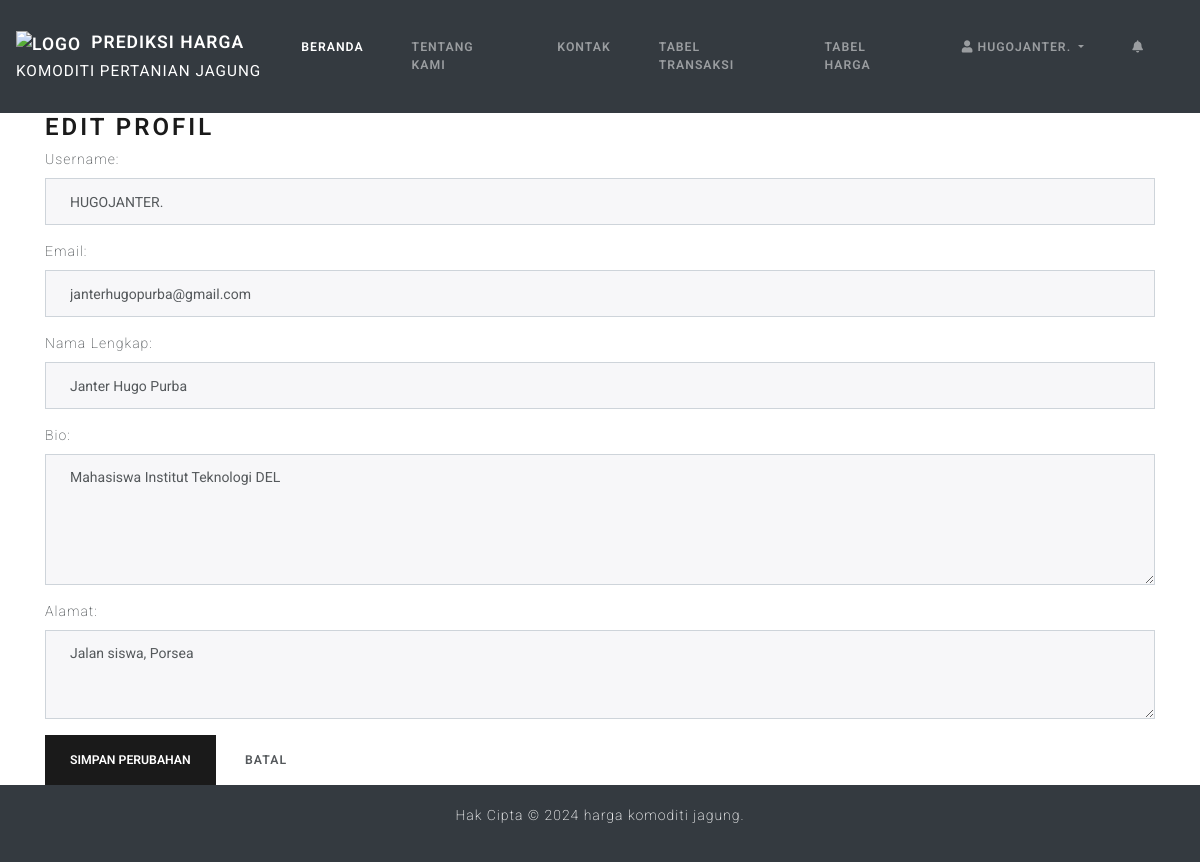
Screenshot of /edit_profil.php (signed in) with the database file from the repository.
### tables this page shows
CREATE TABLE `users` (
  `id` int(11) NOT NULL,
  `username` varchar(50) NOT NULL,
  `email` varchar(255) NOT NULL,
  `password` varchar(255) NOT NULL,
  `nama_lengkap` varchar(100) NOT NULL,
  `role` enum('admin','user') NOT NULL,
  `token` varchar(10) DEFAULT NULL,
  `alamat` varchar(100) NOT NULL,
  `bio` text NOT NULL,
  `penjual` enum('Petani','Tokke Kecil') NOT NULL
);

### edit_profil.php (the view, shortened to what this page needs)
<?php
$servername = "localhost:3308";
$username = "root";
$password = "";
$dbname = "kelompok6";
$conn = new mysqli($servername, $username, $password, $dbname);
$username = $_SESSION['username'];
$sql = "SELECT * FROM users WHERE username = ?";
$stmt = $conn->prepare($sql);
$stmt->bind_param("s", $username);
$stmt->execute();
$result = $stmt->get_result();
$user = $result->fetch_assoc();
?>
<!DOCTYPE html>
<html lang="id">
<head>
    <link href="https://stackpath.bootstrapcdn.com/bootswatch/4.5.2/lux/bootstrap.min.css" rel="stylesheet">
    <link rel="stylesheet" href="https://cdnjs.cloudflare.com/ajax/libs/font-awesome/5.15.3/css/all.min.css">
</head>
<body>
    <nav class="navbar navbar-expand-lg navbar-dark bg-dark">
        <div class="container-fluid" style="padding-right: 0; padding-left: 0;">
            <a class="navbar-brand" href="#">
                <img src="./img/logo.jpg" alt="Logo" /> Prediksi Harga<br>
                <small>Komoditi Pertanian Jagung</small>
            </a>
            <div class="collapse navbar-collapse justify-content-end" id="navbarNav">
                <ul class="navbar-nav">
                    <li class="nav-item active">
                        <a class="nav-link" href="index.php">Beranda</a>
                    </li>
                    <li class="nav-item">
                        <a class="nav-link" href="Tentang_Kami.php">Tentang Kami</a>
                    </li>
                    <li class="nav-item">
                        <a class="nav-link" href="kontak.php">Kontak</a>
                    </li>
                    <?php if(isset($_SESSION['role']) && $_SESSION['role'] === 'admin'): ?>
                        <li class="nav-item">
                            <a class="nav-link" href="transaksi.php">Tabel Transaksi</a>
                        </li>
                        <li class="nav-item">
                            <a class="nav-link" href="tabel.php">Tabel Harga</a>
                        </li>
                    <?php elseif(isset($_SESSION['role']) && $_SESSION['role'] === 'user'): ?>
                        <li class="nav-item">
                            <a class="nav-link" href="transaksi.php">Tabel Transaksi</a>
                        </li>
                        <li class="nav-item">
                            <a class="nav-link" href="tabel.php">Tabel Harga</a>
                        </li>
                    <?php endif; ?>
                    <?php if(isset($_SESSION['username'])): ?>
                        <li class="nav-item dropdown">
                            <a href="#" class="nav-link dropdown-toggle" data-toggle="dropdown">
                                <i class="fas fa-user"></i> <?php echo $_SESSION['username']; ?> <span class="caret"></span>
                            </a>
                        </li>
                        <li class="nav-item">
                            <a class="nav-link" href="#">
                                <i class="fas fa-bell"></i>
                            </a>
                        </li>
                    <?php else: ?>
                        <li class="nav-item"><a class="nav-link" href="login.php">Login</a></li>
                        <li class="nav-item"><a class="nav-link" href="register.php">Register</a></li>
                    <?php endif; ?>
                </ul>
            </div>
        </div>
    </nav>
    <div class="container">
        <div class="profile-details">
            <h3>Edit Profil</h3>
            <form method="post" action="edit_profil_process.php">
                <div class="form-group">
                    <label for="username">Username:</label>
                    <input type="username" class="form-control" id="username" name="username" value="<?php echo htmlspecialchars($user['username']); ?>" required>
                </div>
                <div class="form-group">
                    <label for="email">Email:</label>
                    <input type="email" class="form-control" id="email" name="email" value="<?php echo htmlspecialchars($user['email']); ?>" required>
                </div>
                <div class="form-group">
                    <label for="nama_lengkap">Nama Lengkap:</label>
                    <input type="text" class="form-control" id="nama_lengkap" name="nama_lengkap" value="<?php echo htmlspecialchars($user['nama_lengkap']); ?>" required>
                </div>
                <div class="form-group">
                    <label for="bio">Bio:</label>
                    <textarea class="form-control" id="bio" name="bio" rows="5"><?php echo htmlspecialchars($user['bio']); ?></textarea>
                </div>
                <div class="form-group">
                    <label for="alamat">Alamat:</label>
                    <textarea class="form-control" id="alamat" name="alamat" rows="3"><?php echo htmlspecialchars($user['alamat']); ?></textarea>
                </div>
                <button type="submit" class="btn btn-primary">Simpan Perubahan</button>
                <a href="profile.php" class="btn btn-default">Batal</a>
            </form>
        </div>
    </div>
    <footer class="footer">
        <div class="container">
            <p>Hak Cipta &copy; 2024 harga komoditi jagung.</p>
        </div>
    </footer>
</body>
</html>

### edit_profil.php (style rules this page uses)
body { font-family: 'Roboto', sans-serif; }
.footer { background-color: #343a40; color: #fff; padding: 20px 0; text-align: center; }
.navbar-brand img { height: 24px; margin-right: 5px; }

### rows the page displays
users: username "HUGOJANTER.", email "janterhugopurba@gmail.com", nama_lengkap "Janter Hugo Purba", bio "Mahasiswa Institut Teknologi DEL", alamat "Jalan siswa, Porsea"

### other values shown
$_SESSION['username'] "HUGOJANTER."
